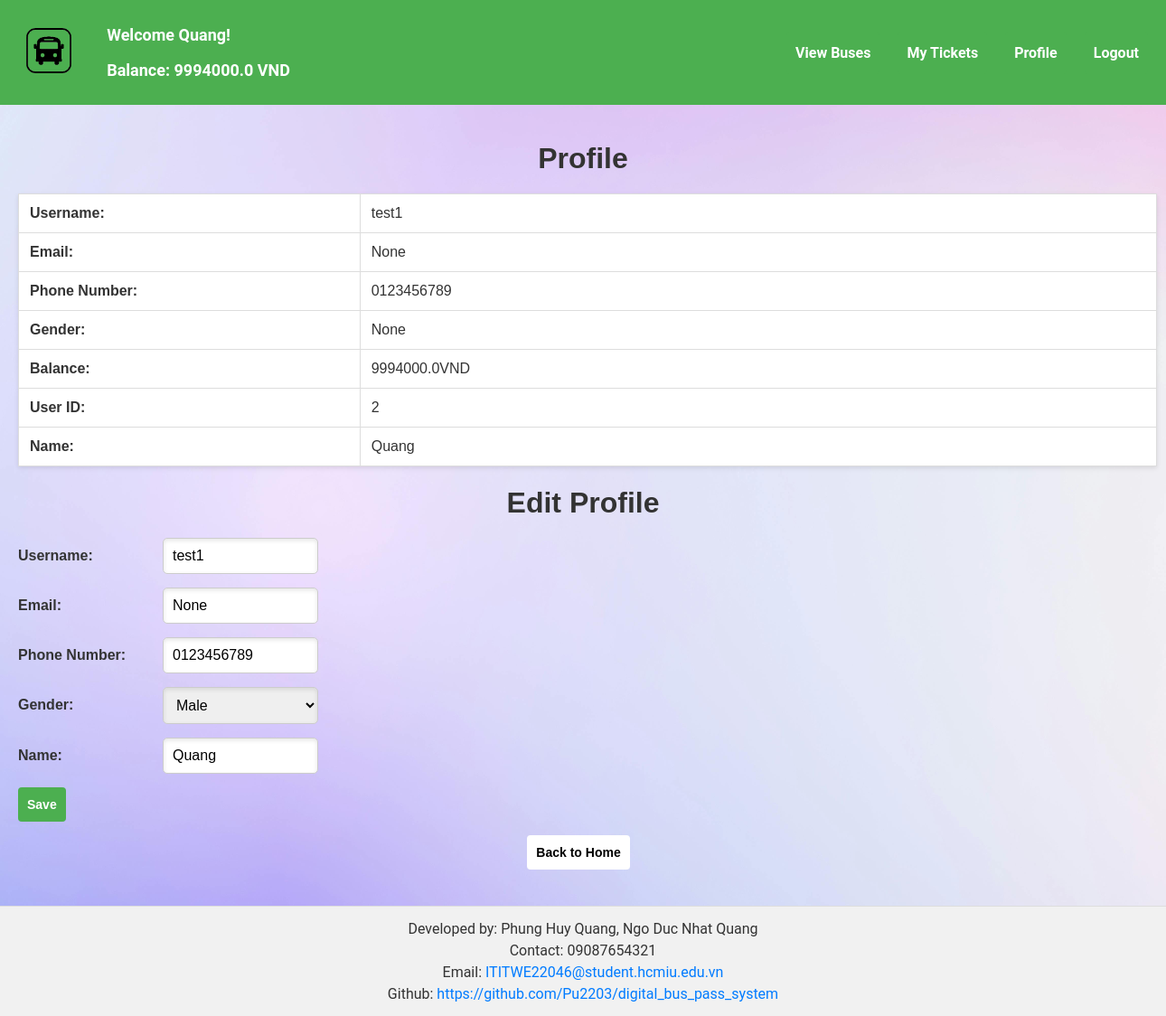
Screenshot of /profile (signed in) with the database file from the repository.
### tables this page shows
CREATE TABLE users (
            id INTEGER PRIMARY KEY AUTOINCREMENT,
            username TEXT NOT NULL UNIQUE,
            password_hash TEXT NOT NULL,
            email TEXT,
            phone_number TEXT,
            gender TEXT,
            balance REAL DEFAULT 0.0,
            name TEXT
        );

### website/view.py (the view, shortened to what this page needs)
@view_bp.route('/profile', methods=['GET', 'POST'])
@login_required
def profile():
    user_id = session.get('user_id')
    user = UserDAO.get_user_by_id(current_user.id)
    return render_template('profile.html', user=user)

### databases/bus_dao.py (called while the page is built)
    @staticmethod
    def view_buses(sort_by=None, search_query=None):
        conn = sqlite3.connect('bus_reservation.db')
        cursor = conn.cursor()
        query = 'SELECT * FROM buses'
        params = []
        if search_query:
            query += ' WHERE route LIKE ?'
            params.append(f'%{search_query}%')
        if sort_by:
            query += f' ORDER BY {sort_by}'
        cursor.execute(query, params)
        buses_data = cursor.fetchall()
        conn.close()
        buses = []
        for bus_data in buses_data:
            buses.append(Bus(
                id=bus_data[0],
                bus_number=bus_data[1],
                route=bus_data[2],
                total_seats=bus_data[3],
                available_seats=bus_data[4],
                time=bus_data[5],
                price=bus_data[6]
            ))
        return buses

### databases/user_dao.py (called while the page is built)
    @staticmethod
    def get_user_by_id(user_id):
        conn = sqlite3.connect('bus_reservation.db')
        cursor = conn.cursor()
        cursor.execute('SELECT * FROM users WHERE id = ?', (user_id,))
        user_data = cursor.fetchone()
        conn.close()
        if user_data:
            return User(
                id=user_data[0],
                username=user_data[1],
                password_hash=user_data[2],
                email=user_data[3],
                phone_number=user_data[4],
                gender=user_data[5],
                balance=user_data[6],
                name=user_data[7]
            )
        return None

### website/__init__.py (called while the page is built)
def create_app():
    app = Flask(__name__)
    app.secret_key = 'your_secret_key'  # Change this to a random secret key
    app.config['SQLALCHEMY_DATABASE_URI'] = 'sqlite:///bus_reservation.db'
    app.config['SQLALCHEMY_TRACK_MODIFICATIONS'] = False
    login_manager = LoginManager()
    login_manager.init_app(app)
    @app.errorhandler(404)
    def page_not_found(error):
        return render_template('404.html')
    @login_manager.user_loader
    def load_user(user_id):
        return UserDAO.get_user_by_id(user_id)
    from .admin import admin
    from .auth import auth_bp
    from .view import view_bp
    app.register_blueprint(admin, url_prefix='/')
    app.register_blueprint(auth_bp, url_prefix='/')
    app.register_blueprint(view_bp, url_prefix='/')
    return app

### website/models.py (called while the page is built)
    @property
    def is_authenticated(self):
        return True

### website/templates/profile.html (shortened to what this page needs)
{% extends "base.html" %}
{% block content %}
<div class="container">
    <h1>Profile</h1>
    <table class="tickets-table">
        <tr>
            <td class="label-cell">Username:</td>
            <td>{{ user.username }}</td>
        </tr>
        <tr>
            <td class="label-cell">Email:</td>
            <td>{{ user.email }}</td>
        </tr>
        <tr>
            <td class="label-cell">Phone Number:</td>
            <td>{{ user.phone_number }}</td>
        </tr>
        <tr>
            <td class="label-cell">Gender:</td>
            <td>{{ user.gender }}</td>
        </tr>
        <tr>
            <td class="label-cell">Balance:</td>
            <td>{{ user.balance }}VND</td>
        </tr>
        <tr>
            <td class="label-cell">User ID:</td>
            <td>{{ user.id }}</td>
        </tr>
        <tr>
            <td class="label-cell">Name:</td>
            <td>{{ user.name }}</td>
        </tr>
    </table>
    <h1>Edit Profile</h1>
    <form action="{{ url_for('view.profile') }}" method="POST">
        <div class="form-row">
            <label for="username" class="label2">Username:</label>
            <input type="text" id="username" class="input" name="username" value="{{ user.username }}" required>
        </div>
        <div class="form-row">
            <label for="email" class="label2">Email:</label>
            <input type="email" id="email" class="input" name="email" value="{{ user.email }}">
        </div>
        <div class="form-row">
            <label for="phone_number" class="label2">Phone Number:</label>
            <input type="text" id="phone_number" class="input" name="phone_number" value="{{ user.phone_number }}">
        </div>
        <div class="form-row">
            <label for="gender" class="label2">Gender:</label>
            <select id="gender" class="input2" name="gender">
                <option value="male" {% if user.gender == 'male' %}selected{% endif %}>Male</option>
            </select>
        </div>
        <div class="form-row">
            <label for="name" class="label2">Name:</label>
            <input type="text" id="name" class="input" name="name" value="{{ user.name }}">
        </div>
        <div class="form-row">
            <button type="submit" class="button2">Save</button>
        </div>
    </form>
    <a href="{{ url_for('view.home') }}" class="buttonBack">Back to Home</a>
</div>
{% endblock %}

### website/templates/base.html (shortened to what this page needs)
<!DOCTYPE html>
<html lang="en">
<head>
    <link rel="stylesheet" type="text/css" href="{{ url_for('static', filename='styles.css') }}">
</head>
<body>
    <div class="header">
        <a href="{{ url_for('view.index') }}">
            <img src="{{ url_for('static', filename='images/logo.png') }}" alt="Logo" class="logo">
        </a>
        <div class="header-content">
            <div class="welcome-message">
                {% if current_user.is_authenticated %}
                    <p>Welcome {{ current_user.name }}!</p>
                    <p>Balance: {{ current_user.balance }} VND</p>
                {% else %}
                    <p><strong>Welcome to the Digital Local Bus Ticket System</strong></p>
                {% endif %}
            </div>
            <div class="button-container">
                <a href="{{ url_for('view.view_buses_route') }}" class="button">View Buses</a>
                <a href="{{ url_for('view.my_tickets') }}" class="button">My Tickets</a>
                <a href="{{ url_for('view.profile') }}" class="button">Profile</a>
                {% if current_user.is_authenticated %}
                    <a href="{{ url_for('auth.logout') }}" class="button">Logout</a>
                {% else %}
                    <a href="{{ url_for('auth.login') }}" class="button">Login</a>
                {% endif %}
            </div>
        </div>
    </div>
    <div class="content">
        {% block content %}{% endblock %}
    </div>
    <div class="footer">
        <p>Developed by: Phung Huy Quang, Ngo Duc Nhat Quang</p>
        <p>Contact: 09087654321</p>
        <p>Email: <a href="mailto:ITITWE22046@student.hcmiu.edu.vn">ITITWE22046@student.hcmiu.edu.vn</a></p>
        <p>Github: <a href="https://github.com/Pu2203/digital_bus_pass_system" target="_blank">https://github.com/Pu2203/digital_bus_pass_system</a></p>
    </div>
</body>
</html>

### website/static/styles.css (style rules this page uses)
body { font-family: 'Roboto', sans-serif; background-color: #f4f7f6; color: #333; margin: 0; padding: 0px; background-image: url('/static/images/background.jpg'); background-size: cover; background-position: center; }
.header { display: flex; align-items: center; padding: 10px; width: 100%; margin: 0; background-color: #4CAF50; box-sizing: border-box; }
.logo { height: 50px; }
.header-content { display: flex; align-items: center; flex-grow: 1; justify-content: space-between; }
.welcome-message { font-size: 18px; font-weight: bold; color: white; margin-left: 20px; }
.form-row { display: flex; align-items: center; margin-bottom: 15px; width: 500px; }
.input { width: 150px; padding: 10px; font-size: 16px; border: 1px solid #ccc; border-radius: 5px; box-shadow: inset 0 2px 5px rgba(0, 0, 0, 0.1); outline: none; }
.input2 { width: 172px; padding: 10px; font-size: 16px; border: 1px solid #ccc; border-radius: 5px; box-shadow: inset 0 2px 5px rgba(0, 0, 0, 0.1); outline: none; }
.button-container { display: flex; gap: 10px; }
.button { padding: 10px; background-color: #4CAF50; color: white; border: none; border-color: white; border-top: 4px solid transparent; border-bottom: 4px solid transparent; border-radius: 4px; cursor: pointer; font-size: 16px; font-weight: bold; margin-right: 10px; text-align: center; text-decoration: none; display: inline-block; box-sizing: border-box; }
.button2 { padding: 10px; background-color: #4CAF50; color: white; border: none; border-color: white; border-top: 1px solid transparent; border-bottom: 1px solid transparent; border-radius: 4px; cursor: pointer; font-size: 14px; font-weight: bold; margin-right: 10px; text-align: center; text-decoration: none; display: inline-block; box-sizing: border-box; }
.buttonBack { padding: 10px; background-color: white; color: black; border: none; border-color: white; border-top: 1px solid transparent; border-bottom: 1px solid transparent; border-radius: 4px; cursor: pointer; font-size: 14px; font-weight: bold; margin-right: 10px; text-align: center; text-decoration: none; display: inline-block; box-sizing: border-box; }
.content { padding: 20px; }
.label2 { font-size: 16px; font-weight: bold; color: #333; width: 150px; text-align: left ; margin-right: 10px; }
.container { margin: 20px auto; padding: 0px; max-width: 1300px; font-family: Arial, sans-serif; text-align: center; }
h1 { margin-bottom: 20px; color: #333; }
.tickets-table { width: 1260px; border-collapse: collapse; margin: 20px 0; font-size: 16px; text-align: left; box-shadow: 0 2px 5px rgba(0, 0, 0, 0.1); background-color: #fff; }
.tickets-table th, .tickets-table td { border: 1px solid #ddd; padding: 12px; }
.tickets-table tr { background-color: #fff; }
.label-cell { font-weight: bold; text-align: left; width: 30%; }
.footer { background-color: #f1f1f1; text-align: center; padding: 10px 20px; border-top: 1px solid #ddd; }
.footer p { margin: 5px 0; }
.footer a { color: #007bff; text-decoration: none; }

### rows the page displays
users: name "Quang", balance "9994000.0", username "test1", phone_number "0123456789", id "2"

### other values shown
{{ user.email }} "None"
{{ user.gender }} "None"
